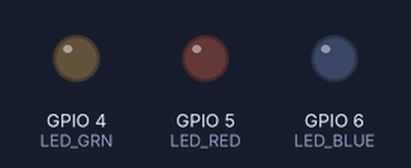
Bench run of a program on a simulated ESP32-S3. On the bench: output pins drawn as LEDs (lit = HIGH).

Above: at 0.1 s.
At 0.7 s:
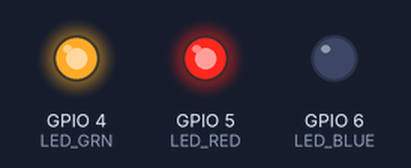
At 1.1 s:
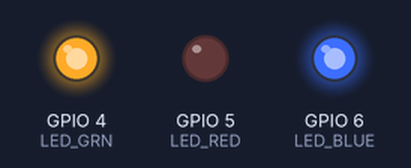
At 1.9 s:
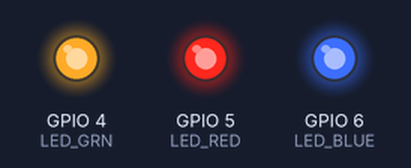
At 2.9 s:
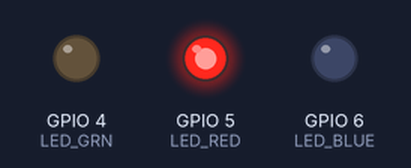
At 4.3 s:
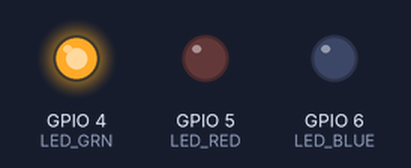
Timing chart, 0 to 4.6 s (numbered marks = the images above):
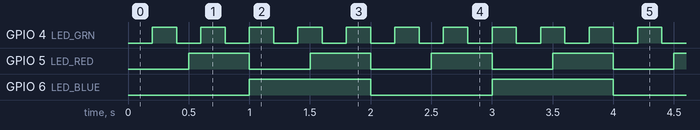

Measured:
- by itself, GPIO 4 (LED_GRN): alternates HIGH for 0.20 s and LOW for 0.20 s
- by itself, GPIO 5 (LED_RED): alternates HIGH for 0.50 s and LOW for 0.50 s
- by itself, GPIO 6 (LED_BLUE): alternates HIGH for 1.0 s and LOW for 1.0 s

The program:

main.cpp
```cpp
#include <Arduino.h>
const int LED_GRN = 4;
const int LED_RED = 5;
const int LED_BLUE = 6;

const unsigned long BLINK_INTERVAL_GRN = 200;
const unsigned long BLINK_INTERVAL_RED = 500;
const unsigned long BLINK_INTERVAL_BLUE = 1000;

unsigned long lastBlinkTimeGrn = 0;
unsigned long lastBlinkTimeRed = 0;
unsigned long lastBlinkTimeBlue = 0;

void setup() {
    pinMode(LED_GRN, OUTPUT);
    pinMode(LED_RED, OUTPUT);
    pinMode(LED_BLUE, OUTPUT);
}

void loop() {
    unsigned long currentTime = millis();
    if (currentTime - lastBlinkTimeGrn >= BLINK_INTERVAL_GRN) {
        lastBlinkTimeGrn = currentTime;
        digitalWrite(LED_GRN, !digitalRead(LED_GRN));
    }

    if (currentTime - lastBlinkTimeRed >= BLINK_INTERVAL_RED) {
        lastBlinkTimeRed = currentTime;
        digitalWrite(LED_RED, !digitalRead(LED_RED));
    }

    if (currentTime - lastBlinkTimeBlue >= BLINK_INTERVAL_BLUE) {
        lastBlinkTimeBlue = currentTime;
        digitalWrite(LED_BLUE, !digitalRead(LED_BLUE));
    }
}
```
